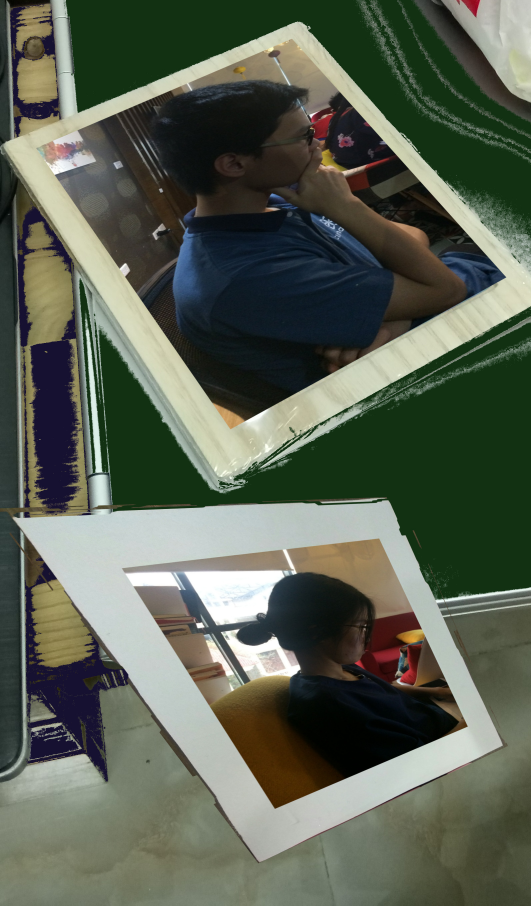
#> input picture Assignment1_HybridImage/image_assignment.jpg, 1592 x 2716 px (shown at 1/3 size)
$ python main.py   (older library calls are emulated)
#> lines starting #> are read from the running program, lines starting #| are printed output that depends on the picture; after the words box and inside, x2 and y2 are one past the last pixel; in counts of white or black regions, pixels touching at a corner belong together
### Assignment1_HybridImage/mymethod.py
import numpy as np
import cv2 as cv


def find_corner(reg):
    """ input 4 corner
        output in order top-left top-right bottom-right bottom-left
    """
    reg = np.reshape(reg, (4,2))
    _res = np.zeros((4,2), dtype= "float32")

    # top-left bottom-right
    s = reg.sum(axis=1)
    _res[0] = reg[np.argmin(s)]
    _res[2] = reg[np.argmax(s)]

    # top-right bottom-left
    diff = np.diff(reg, axis=1)
    _res[1] = reg[np.argmin(diff)]
    _res[3] = reg[np.argmax(diff)]

    return _res


def check_wrong_pics(reg1, reg2):
    """ input 4 corner in order
        output False if it cover another
    """

    x, y, u, v = reg1
    _x, _y, _u, _v = reg2

    if (x[0] <= _x[0] and x[1] <= _x[1] and u[0] >= _u[0] and u[1] >= _u[1]):
        return False

    return True


def warp_pics(img, reg):
    """ input img and 4 corner
        output warp img
    """
    (tl, tr, br, bl) = reg
    widthA = np.sqrt(((br[0] - bl[0]) ** 2) + ((br[1] - bl[1]) ** 2))
    widthB = np.sqrt(((tr[0] - tl[0]) ** 2) + ((tr[1] - tl[1]) ** 2))

    heightA = np.sqrt(((tr[0] - br[0]) ** 2) + ((tr[1] - br[1]) ** 2))
    heightB = np.sqrt(((tl[0] - bl[0]) ** 2) + ((tl[1] - bl[1]) ** 2))

    maxWidth = max(int(widthA), int(widthB))
    maxHeight = max(int(heightA), int(heightB))


    dst = np.array([
        [0, 0],
        [maxWidth - 1, 0],
        [maxWidth - 1, maxHeight - 1],
        [0, maxHeight - 1]], dtype = "float32")

    M = cv.getPerspectiveTransform(reg, dst)
    warp = cv.warpPerspective(img, M, (maxWidth, maxHeight))

    return warp


### Assignment1_HybridImage/main.py
import cv2 as cv
import numpy as np
from mymethod import *

img = cv.imread('image_assignment.jpg')
#> img is the input picture: shape (2716, 1592, 3); mean B, G, R 82.7, 97, 89.7
orig = cv.imread('image_assignment.jpg')

#resize img
ratio = 0.3
height, width = img.shape[:2]
#> height = 2716; width = 1592
img = cv.resize(img, None, fx=ratio, fy=ratio , interpolation= cv.INTER_AREA)
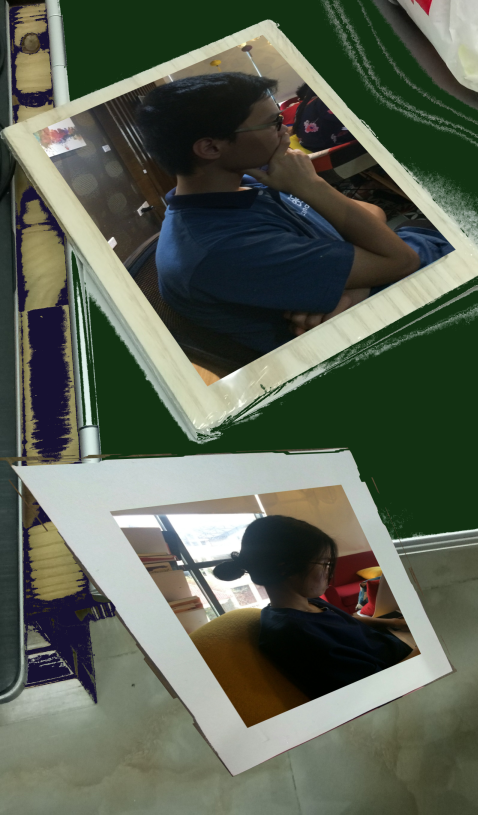
#> img: shape (815, 478, 3); mean B, G, R 82.7, 97, 89.7


#____localize border

RGB = cv.cvtColor(img, cv.COLOR_BGR2RGB)
RGB = cv.medianBlur(RGB, 5)
lower_color = np.array([180,186,110])
upper_color = np.array([230,230,230])

mask = cv.inRange(RGB, lower_color, upper_color)
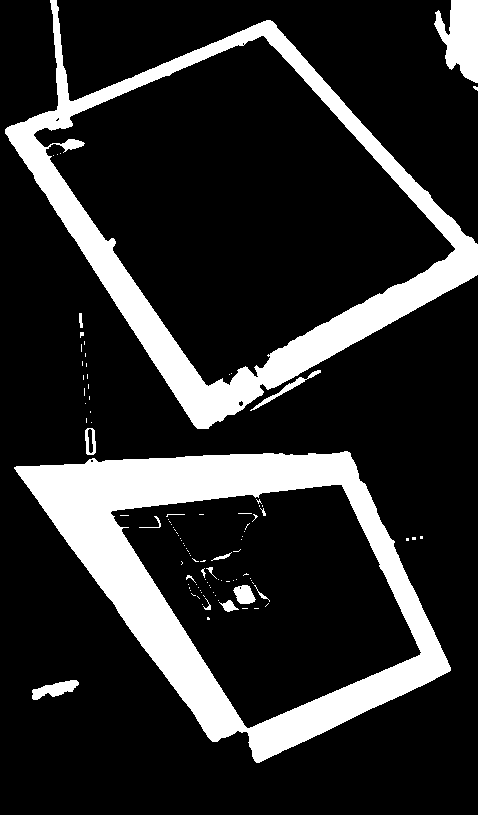
#> mask: shape (815, 478); 17.9% white; 103 white regions (85 under 20 px)
res = cv.bitwise_and(RGB, RGB, mask= mask)
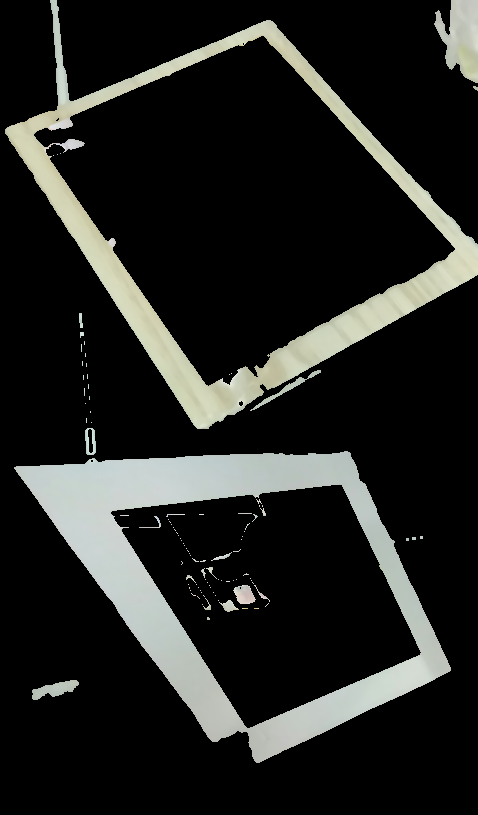
#> res: shape (815, 478, 3); mean R, G, B 35.6, 36.7, 34.2

_, cnts, hierarchy = cv.findContours(mask, cv.RETR_TREE, cv.CHAIN_APPROX_SIMPLE)
#> cnts = 111 contours, 97 with area under 20; largest, box (x1, y1, x2, y2) and area: (5, 0, 478, 429) 105792, (14, 451, 451, 763) 81289, (33, 35, 456, 387) 78604, (110, 484, 422, 729) 45251, (434, 0, 478, 83) 2283
cnts = sorted(cnts, key=cv.contourArea ,reverse=True)[:5]
#> cnts = 5 contours; box (x1, y1, x2, y2) and area: (5, 0, 478, 429) 105792, (14, 451, 451, 763) 81289, (33, 35, 456, 387) 78604, (110, 484, 422, 729) 45251, (434, 0, 478, 83) 2283

#____find img

pics = []
for cnt in cnts:
    peri = cv.arcLength(cnt, True)
    approx = cv.approxPolyDP(cnt, 0.03 * peri, True)

    if (len(approx) == 4 ):
        pics.append(approx)
#> this loop made 5 passes
#> (peri, approx) on passes 2 to 4: (1276.4, [[450, 670], [347, 451], [14, 467], [256, 762]]), (1369.5, [[263, 35], [455, 249], [208, 386], [33, 134]]), (942.7, [[341, 484], [421, 652], [247, 728], [110, 512]])
#> peri on passes 1, 5: 1609.8, 288
#> after the loop, pics = 3 contours; box (x1, y1, x2, y2) and area: (33, 35, 456, 387) 77224, (14, 451, 451, 763) 77034, (110, 484, 422, 729) 44522

#____cropimg
# top-left top-right bottom-right bottom-left

new_pics = []
for c in pics:
    new_pics.append(find_corner(c))
#> this loop made 3 passes
#> (reg in find_corner, s in find_corner, diff in find_corner) on passes 1 to 3: ([[450, 670], [347, 451], [14, 467], [256, 762]], [1120, 798, 481, 1018], [220, 104, 453, 506]), ([[263, 35], [455, 249], [208, 386], [33, 134]], [298, 704, 594, 167], [-228, -206, 178, 101]), ([[341, 484], [421, 652], [247, 728], [110, 512]], [825, 1073, 975, 622], [143, 231, 481, 402])
#> after the loop, new_pics = [[[14, 467], [347, 451], [450, 670], [256, 762]], [[33, 134], [263, 35], [455, 249], [208, 386]], [[110, 512], [341, 484], [421, 652], [247, 728]]]

_pics = []
for i in range(len(new_pics)):
    check = True
    for j in range(i+1, len(new_pics)):
        if (not check_wrong_pics(new_pics[i], new_pics[j])):
            check = False
            break
    if (check):
        _pics.append(new_pics[i] )
#> this loop made 3 passes

warp = []
for c in _pics:
    warp.append(warp_pics(img.copy(), c))
#> this loop made 2 passes
#> (tl in warp_pics, tr in warp_pics, br in warp_pics, bl in warp_pics, widthA in warp_pics, widthB in warp_pics, heightA in warp_pics, heightB in warp_pics) on passes 1 to 2: ([33, 134], [263, 35], [455, 249], [208, 386], 282.4, 250.4, 287.5, 306.8), ([110, 512], [341, 484], [421, 652], [247, 728], 189.9, 232.7, 186.1, 255.8)
#> pass 1, in warp_pics, `warp = cv.warpPerspective(img, M, (maxWidth, maxHeight))`:
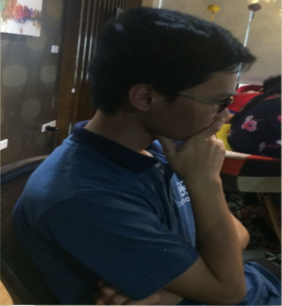
#> warp: shape (306, 282, 3); mean of channels 0, 1, 2 47.3, 49, 49; drawn as B, G, R
#> pass 2, in warp_pics (call 2), `warp = cv.warpPerspective(img, M, (maxWidth, maxHeight))`:
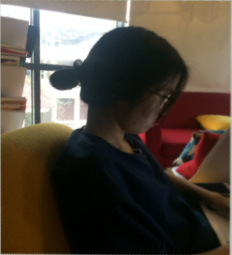
#> warp: shape (255, 232, 3); mean of channels 0, 1, 2 59.9, 71, 80.6; drawn as B, G, R
#> after the loop, warp = 2 items
    # cv.imshow('warp', warp[-1])
    # cv.waitKey(0)

cv.imwrite('pic1.jpg', warp[1])
cv.imwrite('pic2.jpg', warp[0])


# [8 lines of commented-out code are left out]
